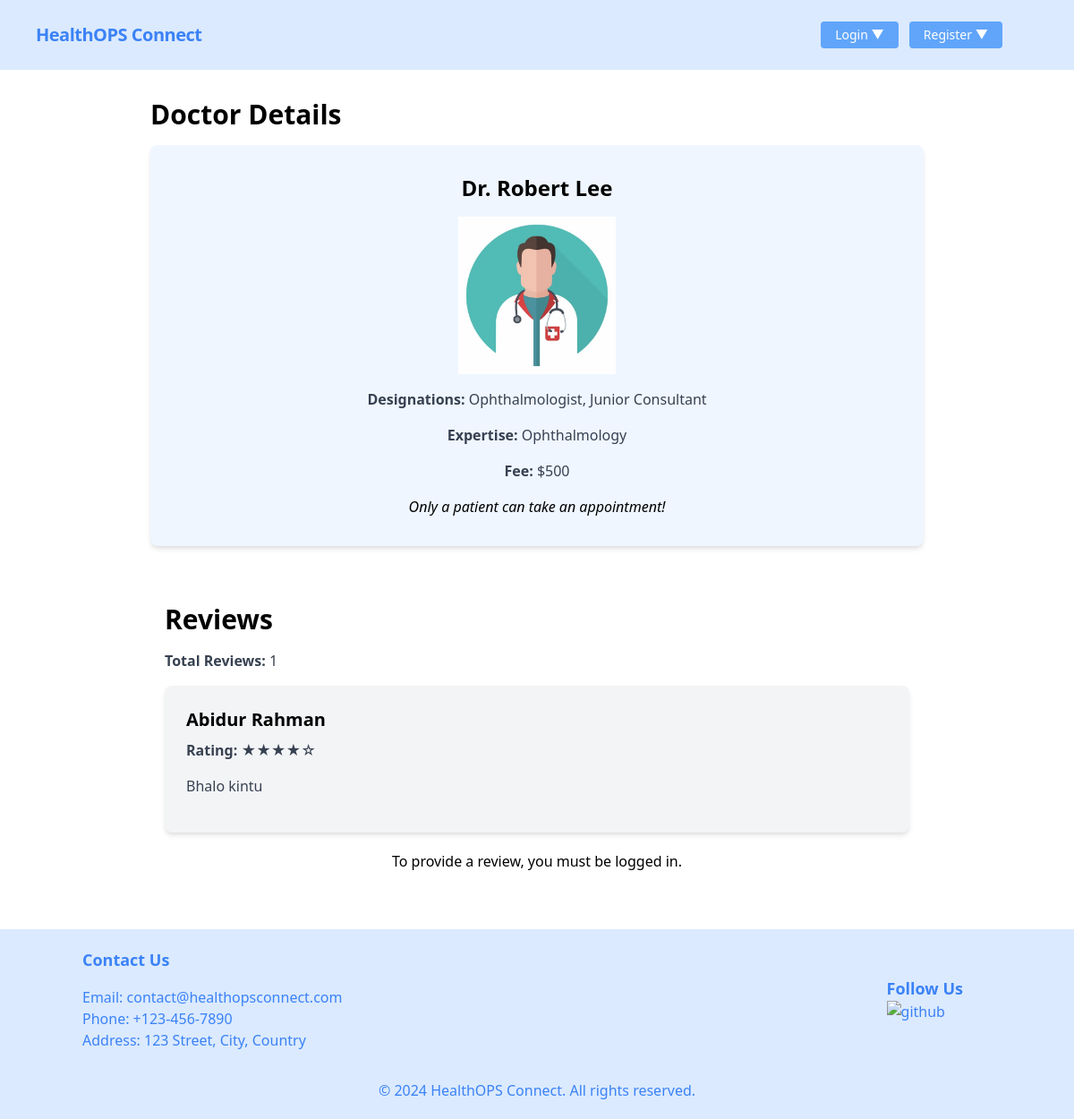
The page /doctors/details/4/ on the database its author committed.
### doctor/models.py (models this page shows, shortened)
class Doctor(models.Model):
    user = models.OneToOneField(User, on_delete=models.CASCADE)
    image = models.ImageField(
        upload_to='doctor/media/uploads/', default='doctor/media/uploads/default.jpg')
    designation = models.ManyToManyField(Designation)
    expertise = models.ManyToManyField(Expertise)
    available_time = models.ManyToManyField(AvailableTime)
    fee = models.IntegerField()
    meet_link = models.URLField(max_length=200)
    user_type = models.CharField(
        default='Doctor', max_length=10, editable=False)

class Designation(models.Model):
    name = models.CharField(max_length=50)
    slug = models.SlugField(max_length=100, unique=True)

class Expertise(models.Model):
    name = models.CharField(max_length=50)
    slug = models.SlugField(max_length=100, unique=True)

class Review(models.Model):
    reviewer = models.ForeignKey(Patient, on_delete=models.CASCADE)
    doctor = models.ForeignKey(Doctor, on_delete=models.CASCADE)
    body = models.TextField()
    rating = models.CharField(choices=STAR_CHOICES, max_length=5)
    created_at = models.DateTimeField(auto_now_add=True)
    class Meta:
        ordering = ['-created_at']

### patient/models.py (models this page shows, shortened)
class Patient(models.Model):
    user = models.OneToOneField(User, on_delete=models.CASCADE)
    image = models.ImageField(
        upload_to='patient/images/', default='patient/images/default.jpg')
    phone = models.CharField(max_length=11)
    user_type = models.CharField(default='Patient', max_length=10, editable=False)

### doctor/views.py (the view, shortened to what this page needs)
# urls.py: path('details/<int:pk>/', DoctorDetailsView.as_view(), name='doctor_details'),
class DoctorDetailsView(DetailView):
    model = Doctor
    template_name = 'doctor_details.html'
    context_object_name = 'doctor'
    def get_context_data(self, **kwargs):
        context = super().get_context_data(**kwargs)
        context['reviews'] = Review.objects.filter(doctor=self.object)
        context['doctor'] = self.object
        if self.request.user.is_authenticated:
            if hasattr(self.request.user, 'patient'):
                appointment = Appointment.objects.filter(
                    patient=self.request.user.patient, doctor=self.object).first()
                context['appointment'] = appointment
        return context

### doctor/templates/doctor_details.html (shortened to what this page needs)
{% extends 'base.html' %}
{% block content %}
<div class="max-w-4xl mx-auto px-4 py-8">
    <h1 class="text-3xl font-bold mb-4">Doctor Details</h1>
    <div class="bg-blue-50 rounded-lg shadow-md overflow-hidden">
        <div class="px-6 py-8 text-center">
            <h2 class="text-2xl font-bold mb-4">Dr. {{ doctor.user.first_name }} {{ doctor.user.last_name }}</h2>
            <img src="{{ doctor.image.url }}" alt="{{ doctor.user.first_name }}" class="w-44 h-auto mb-4 m-auto">
            <p class="text-gray-700 mb-4"><strong>Designations:</strong>
                {% for designation in doctor.designation.all %}
                {{ designation.name }}{% if not forloop.last %}, {% endif %}
                {% endfor %}
            </p>
            <p class="text-gray-700 mb-4"><strong>Expertise:</strong>
                {% for expertise in doctor.expertise.all %}
                {{ expertise.name }}{% if not forloop.last %}, {% endif %}
                {% endfor %}
            </p>
            <p class="text-gray-700 mb-4"><strong>Fee:</strong> ${{ doctor.fee }}</p>
            {% if request.user.patient.user_type == 'Patient' %}
            <a class="inline-block font-medium text-sm px-4 py-2 leading-none bg-blue-400 rounded text-white hover:border-transparent hover:bg-blue-500 mt-2 lg:mt-0"
                href="{% url 'take_appointment' doctor.id %}">Take Appointment</a>
            {% else %}
            <p class="italic">Only a patient can take an appointment!</p>
            {% endif %}
        </div>
    </div>
    <div class="max-w-4xl mx-auto px-4 py-8">
        <h1 class="text-3xl font-bold mt-8 mb-4">Reviews</h1>
        <p class="text-gray-700 mb-4"><strong>Total Reviews:</strong> {{ reviews | length }}</p>
        <div class="w-full">
            {% for review in reviews %}
            <div class="bg-gray-100 p-6 rounded-lg shadow-md mb-5">
                <h3 class="text-xl font-bold mb-2">{{ review.reviewer.user.first_name }}
                    {{review.reviewer.user.last_name }}</h3>
                <p class="text-gray-700 mb-4"><strong>Rating:</strong> {{ review.rating }}</p>
                <p class="text-gray-700 mb-4">{{ review.body }}</p>
            </div>
            {% endfor %}
            {% if request.user.is_authenticated %}
            {% if request.user.patient == appointment.patient and doctor == appointment.doctor %}
            <div class="bg-gray-100 p-6 rounded-lg shadow-md">
                <h3 class="text-xl font-bold mb-2">Post a Review</h3>
                <form method="post" action="" class="space-y-4">
                    {% csrf_token %}
                    <div>
                        <label for="rating" class="block text-gray-700 font-bold mb-2">Rating:</label>
                        <select name="rating" id="rating"
                            class="block w-full bg-gray-100 border border-gray-300 rounded py-2 px-4 leading-tight focus:outline-none focus:bg-white focus:border-gray-500">
                            <option value="★☆☆☆☆">★☆☆☆☆</option>
                            <option value="★★☆☆☆">★★☆☆☆</option>
                            <option value="★★★☆☆">★★★☆☆</option>
                            <option value="★★★★☆">★★★★☆</option>
                            <option value="★★★★★">★★★★★</option>
                        </select>
                    </div>
                    <div>
                        <label for="body" class="block text-gray-700 font-bold mb-2">Review:</label>
                        <textarea name="body" id="body" rows="5"
                            class="resize-none block w-full bg-gray-100 border border-gray-300 rounded py-2 px-4 leading-tight focus:outline-none focus:bg-white focus:border-gray-500"></textarea>
                    </div>
                    <button type="submit"
                        class="bg-blue-500 hover:bg-blue-600 text-white font-bold py-2 px-4 rounded focus:outline-none focus:shadow-outline">Submit
                        Review</button>
                </form>
            </div>
            {% else %}
            <p class="text-center">To provide a review, you must schedule an appointment with this doctor.</p>
            {% endif %}
            {% else %}
            <p class="text-center">To provide a review, you must be logged in.</p>
            {% endif %}
        </div>
    </div>
</div>
</div>
{% endblock %}

### rows shown on the page
Doctor: user.first_name "Robert", user.last_name "Lee", image (picture), fee "500"
Designation: name "Ophthalmologist"
Designation: name "Junior Consultant"
Expertise: name "Ophthalmology"
Review: reviewer.user.first_name "Abidur", reviewer.user.last_name "Rahman", rating "★★★★☆", body "Bhalo kintu"

### other values the page prints
{{ reviews | length }} "1"
